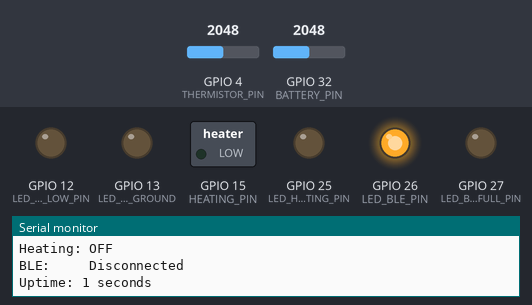
Simulated run of this program. Board: ESP32. Parts: switched loads named in the program (green lamp = pin HIGH), output pins drawn as LEDs (lit = HIGH), the last lines printed to the serial monitor. Inputs (shaded band) come from the test bench; at power-on: GPIO 4 (THERMISTOR_PIN) = 2048, GPIO 32 (BATTERY_PIN) = 2048 (analog values on the 0–4095 scale). Nothing arrives over Bluetooth unless stated; a phone connects over Bluetooth LE 3 s after start.

Above: at 1.2 s.
1.3 s: GPIO 4 (THERMISTOR_PIN) set to 1089
4.3 s: GPIO 4 (THERMISTOR_PIN) set to 995
At 6.1 s:
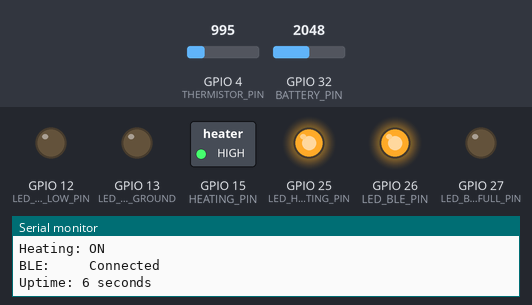
6.5 s: GPIO 4 (THERMISTOR_PIN) set to 536
9.5 s: GPIO 4 (THERMISTOR_PIN) set to 508
At 11.4 s:
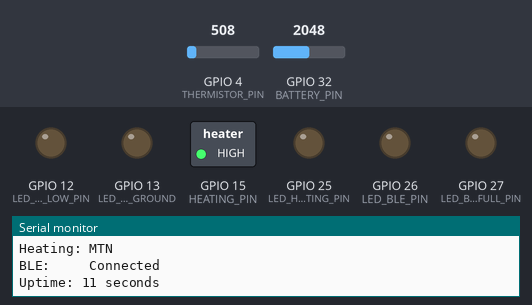
12.5 s: GPIO 4 (THERMISTOR_PIN) set to 216
At 14.2 s:
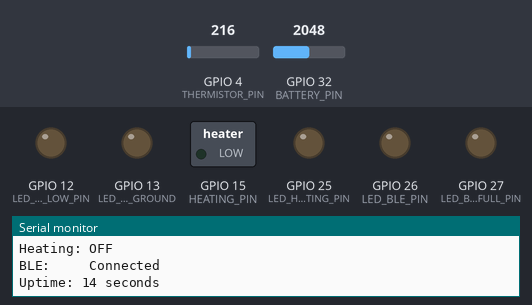
14.5 s: GPIO 4 (THERMISTOR_PIN) set to 0
At 16.1 s:
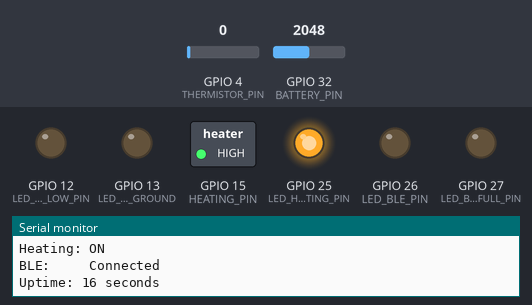
Timing chart, 0 to 17.5 s (numbered marks = the images above; inputs shaded):
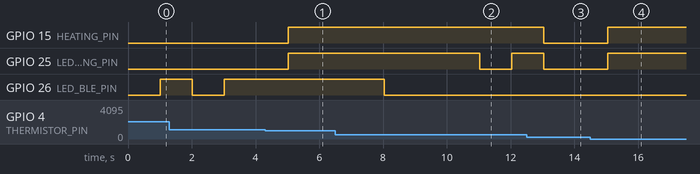

The program:

main.cpp
```cpp
#include <Arduino.h>
#include "components/BatteryManager.h"
#include "components/HeatingManager.h"
#include "components/PowerManager.h"
#include "utils/BLEUtils.h"
#include "components/Battery.h"
#include "components/Temperature.h"
class ServerCallbacks: public BLEServerCallbacks {
    void onDisconnect(BLEServer* pServer) {
        Serial.println("Client disconnected");
        pServer->getAdvertising()->start();
    }
};

// Declare global pointers to managers and components
BatteryManager *batteryManager;
HeatingManager *heatingManager;
PowerManager *powerManager;
Battery *battery;
Temperature *temperature;

// Hardware configuration
const double MAINTENANCE_THRESHOLD = 1.0; // ±1°C threshold for maintenance mode
const unsigned long UPDATE_INTERVAL = 1000;
const int HEATING_PIN = GPIO_NUM_15;

// ADC configuration
const int THERMISTOR_PIN = GPIO_NUM_4;  // ADC pin for thermistor
const int BATTERY_PIN = GPIO_NUM_32;    // ADC pin for battery voltage

// LED configuration
const int LED_BLE_PIN = GPIO_NUM_26;
const int LED_BATTERY_FULL_PIN = GPIO_NUM_27;
const int LED_BATTERY_LOW_PIN = GPIO_NUM_12;
const int LED_HEATING_PIN = GPIO_NUM_25;
const int LED_PIN_GROUND = GPIO_NUM_13;
unsigned long previousLEDMillis = 0;
const int LED_FLASH_INTERVAL = 500;
bool ledState = false;
unsigned long previousHeatingLEDMillis = 0; // Add timer for heating LED flashing
bool heatingLedState = false; // State for heating LED when flashing

// BLE connection tracking
const unsigned long BLE_CONNECTED_LED_DURATION = 5000;
unsigned long bleConnectedTime = 0;
bool wasDisconnected = true;

unsigned long previousMillis = 0;
unsigned long statusDisplayMillis = 0;
const unsigned long STATUS_DISPLAY_INTERVAL = 1000; // Update display every second

// Sensor parameters
const float BATTERY_VOLTAGE_MAX = 8.4;
const float BATTERY_VOLTAGE_MIN = 6.0;
const float BATTERY_VOLTAGE_DIVIDER = 3.921;

const float THERMISTOR_R_NOMINAL = 10000.0;
const float THERMISTOR_B_COEFFICIENT = 3950.0;
const float THERMISTOR_SERIES_RESISTOR = 50000.0;
const float REFERENCE_TEMP = 25.0;

void setup() {
  Serial.begin(115200);

  // ADC configuration
  analogReadResolution(12); // Set ADC resolution to 12 bits (0-4095)

  // Initialize Battery and Temperature components with direct GPIO pins
  battery = new Battery(BATTERY_PIN, BATTERY_VOLTAGE_DIVIDER,
                      BATTERY_VOLTAGE_MAX, BATTERY_VOLTAGE_MIN);

  // Create lambda function to get battery voltage
  auto getBatteryVoltage = []() -> float {
    return battery->readVoltage();
  };

  // Then create temperature component with the callback
  temperature = new Temperature(THERMISTOR_PIN,
                             THERMISTOR_R_NOMINAL, THERMISTOR_B_COEFFICIENT,
                             THERMISTOR_SERIES_RESISTOR, REFERENCE_TEMP);

  // Get initial readings
  float battVoltage = battery->readVoltage();
  int battPercent = battery->calculatePercentage();
  float temp = temperature->readTemperature();

  // Initialize BLE
  BLEDevice::init("BootsESP32");
  BLEServer *pServer = BLEDevice::createServer();
  pServer->setCallbacks(new ServerCallbacks());
  BLEService *pService = pServer->createService("12345678-90AB-CDEF-1234-567890ABCDEF");

  // Initialize managers with actual sensor values
  batteryManager = new BatteryManager(pService, pServer);
  heatingManager = new HeatingManager(pService, pServer);
  powerManager = new PowerManager(pService, pServer);

  batteryManager->setBatteryLevel(battPercent);
  batteryManager->setChargingStatus(false);
  batteryManager->setBatteryHealth(80);

  heatingManager->setHeatingStatus("OFF");
  heatingManager->setTemperature(temp);

  powerManager->setPowerStatus("ON");
  powerManager->setLastPoweredOn("2023-11-20T10:00:00Z");

  // Start BLE advertising
  pService->start();
  BLEAdvertising *pAdvertising = BLEDevice::getAdvertising();
  pAdvertising->addServiceUUID("12345678-90AB-CDEF-1234-567890ABCDEF");
  BLEDevice::startAdvertising();

  // Initialize pins
  pinMode(HEATING_PIN, OUTPUT);
  pinMode(LED_BLE_PIN, OUTPUT);
  pinMode(LED_BATTERY_LOW_PIN, OUTPUT);
  pinMode(LED_BATTERY_FULL_PIN, OUTPUT); // Initialize battery full LED
  pinMode(LED_HEATING_PIN, OUTPUT); // Initialize heating LED
  pinMode(LED_PIN_GROUND, OUTPUT);

  digitalWrite(HEATING_PIN, LOW);
  digitalWrite(LED_BLE_PIN, LOW);
  digitalWrite(LED_BATTERY_LOW_PIN, LOW);
  digitalWrite(LED_BATTERY_FULL_PIN, LOW); // Initialize battery full LED to off
  digitalWrite(LED_HEATING_PIN, LOW); // Initialize heating LED to off
  digitalWrite(LED_PIN_GROUND, LOW);

  Serial.println("System Initialized");
}

void loop() {
  unsigned long currentMillis = millis();

  // Periodic sensor reading and control updates
  if (currentMillis - previousMillis >= UPDATE_INTERVAL) {
    previousMillis = currentMillis;

    // Simplified LED control - only handle BLE LED flashing
    if (!heatingManager->getServer()->getConnectedCount()) {
      // No BLE connection - flash BLE LED
      if (currentMillis - previousLEDMillis >= LED_FLASH_INTERVAL) {
        previousLEDMillis = currentMillis;
        ledState = !ledState;
        digitalWrite(LED_BLE_PIN, ledState);
      }
      wasDisconnected = true;
    } else {
      // BLE connected - LED solid for 5 seconds, then off
      if (wasDisconnected) {
        bleConnectedTime = currentMillis;
        wasDisconnected = false;
      }

      digitalWrite(LED_BLE_PIN, (currentMillis - bleConnectedTime < BLE_CONNECTED_LED_DURATION) ? HIGH : LOW);
    }

    // Turn off other LEDs for now
    digitalWrite(LED_BATTERY_LOW_PIN, LOW);
    digitalWrite(LED_BATTERY_FULL_PIN, LOW);

    // Read sensor values
    float currentTemp = temperature->readTemperature();
    int batteryPercent = battery->calculatePercentage();
    float batteryVoltage = battery->readVoltage();

    // Update BLE characteristics
    batteryManager->setBatteryLevel(batteryPercent);
    heatingManager->setTemperature(round(currentTemp * 100.0) / 100.0);

    double targetTemp = heatingManager->getTargetTemperature();
    double tempDiff = abs(currentTemp - targetTemp);

    // Update heating status with LED control
    if (tempDiff <= MAINTENANCE_THRESHOLD) {
      heatingManager->setHeatingStatus("MTN");
      // Flash the heating LED in maintenance mode
      if (currentMillis - previousHeatingLEDMillis >= LED_FLASH_INTERVAL) {
        previousHeatingLEDMillis = currentMillis;
        heatingLedState = !heatingLedState;
        digitalWrite(LED_HEATING_PIN, heatingLedState);
      }
    } else if (currentTemp < targetTemp) {
      heatingManager->setHeatingStatus("ON");
      digitalWrite(HEATING_PIN, HIGH);
      digitalWrite(LED_HEATING_PIN, HIGH);
    } else {
      heatingManager->setHeatingStatus("OFF");
      digitalWrite(HEATING_PIN, LOW);
      digitalWrite(LED_HEATING_PIN, LOW);
    }

    // Log system status
    if (currentMillis - statusDisplayMillis >= STATUS_DISPLAY_INTERVAL) {
      statusDisplayMillis = currentMillis;

      // Clear screen and reset cursor position
      Serial.print("\033[2J\033[H");

      // System title
      Serial.println("SYSTEM STATUS");
      Serial.println("-------------");

      // Temperature section
      Serial.println("\nTEMPERATURE");
      Serial.println("Current: " + String(currentTemp, 1) + "°C / " + String((currentTemp * 9/5) + 32, 1) + "°F");
      Serial.println("Resistance: " + String(temperature->readResistance(), 2) + " Ohms");
      Serial.println("Target:  " + String(targetTemp, 1) + "°C / " + String((targetTemp * 9/5) + 32, 1) + "°F");
      Serial.println("Raw ADC: " + String(temperature->readRawValue()));

      // Battery section
      Serial.println("\nBATTERY");
      Serial.println("Level:   " + String(batteryPercent) + "% (" + String(batteryVoltage, 2) + "V)");
      Serial.println("Raw ADC: " + String(battery->readRawValue()));

      // System status section
      Serial.println("\nSYSTEM");
      Serial.println("Heating: " + heatingManager->getHeatingStatus());
      Serial.println("BLE:     " + String(heatingManager->getServer()->getConnectedCount() > 0 ? "Connected" : "Disconnected"));

      // Uptime
      Serial.println("\nUptime: " + String(millis() / 1000) + " seconds");
    }
  }

  delay(10);
}
```

Battery.cpp
```cpp
#include "Battery.h"
#include <Arduino.h>

Battery::Battery(int adcPin, float dividerRatio, float vMax, float vMin) {
  this->adcPin = adcPin;
  this->dividerRatio = dividerRatio;
  voltageMax = vMax;
  voltageMin = vMin;

  // Initialize buffer
  bufferIndex = 0;
  validReadings = 0;
  for (int i = 0; i < VOLTAGE_BUFFER_SIZE; i++) {
    voltageBuffer[i] = 0.0;
  }
}

int Battery::readRawValue() {
  return analogRead(adcPin);
}

float Battery::readVoltage() {
  int raw = readRawValue();

  // Convert raw ADC value to voltage and apply divider ratio
  // float currentVoltage = (raw / 4095.0 * 1.0263) * 3.3 * dividerRatio + .53;
  float currentVoltage = (raw / 4095.0) * 3.3 * dividerRatio + .55;

  // Update buffer with new reading
  voltageBuffer[bufferIndex] = currentVoltage;

  // Update buffer index and valid reading count
  bufferIndex = (bufferIndex + 1) % VOLTAGE_BUFFER_SIZE;
  if (validReadings < VOLTAGE_BUFFER_SIZE) {
    validReadings++;
  }

  // Return average voltage
  return calculateAverageVoltage();
}

float Battery::calculateAverageVoltage() {
  float sum = 0.0;
  int count = 0;

  // Sum all non-zero values in the buffer
  for (int i = 0; i < VOLTAGE_BUFFER_SIZE; i++) {
    if (voltageBuffer[i] > 0.0 && voltageBuffer[i] < 10.0) {
      sum += voltageBuffer[i];
      count++;
    }
  }

  // Return average, avoiding division by zero
  return (count > 0) ? (sum / count) : 0.0;
}

int Battery::calculatePercentage() {
  float voltage = readVoltage();
  int percentage = ((voltage - voltageMin) / (voltageMax - voltageMin)) * 100;
  return constrain(percentage, 0, 100);
}

bool Battery::isLow() {
  return calculatePercentage() < 30;
}

bool Battery::isDead() {
  return calculatePercentage() <= 0;
}
```

Battery.h
```cpp
#ifndef BATTERY_H
#define BATTERY_H

#define VOLTAGE_BUFFER_SIZE 10

class Battery {
private:
  int adcPin;
  float dividerRatio;
  float voltageMax;
  float voltageMin;

  // Buffer for voltage readings
  float voltageBuffer[VOLTAGE_BUFFER_SIZE];
  int bufferIndex;
  int validReadings;

  // Helper method to calculate average voltage from buffer
  float calculateAverageVoltage();

public:
  Battery(int adcPin, float dividerRatio, float vMax, float vMin);
  int readRawValue();
  float readVoltage();
  int calculatePercentage();
  bool isLow();
  bool isDead();
};

#endif
```

BatteryManager.cpp
```cpp
#include "BatteryManager.h"

BatteryManager::BatteryManager(BLEService *service, BLEServer *server) : pServer(server) {
  batteryCharacteristic = service->createCharacteristic(
      "1d61b289-e2f0-4af4-99e5-6de4370c8083",
      BLECharacteristic::PROPERTY_READ | BLECharacteristic::PROPERTY_NOTIFY);
}

void BatteryManager::updateBatteryData(const JsonObject &newData) {
  for (JsonPair pair : newData) {
    batteryDoc[pair.key()] = pair.value();
  }
  notifyCharacteristic();
}

void BatteryManager::setBatteryLevel(int level) {
  batteryDoc["batteryLevel"] = level;
  notifyCharacteristic();
}

void BatteryManager::setChargingStatus(bool status) {
  batteryDoc["chargingStatus"] = status;
  notifyCharacteristic();
}

void BatteryManager::setBatteryHealth(int health) {
  batteryDoc["batteryHealth"] = health;
  notifyCharacteristic();
}

int BatteryManager::getBatteryLevel() const {
    return batteryDoc["batteryLevel"] | 0;
}

void BatteryManager::notifyCharacteristic() {
  char jsonBuffer[256];
  serializeJson(batteryDoc, jsonBuffer);
  batteryCharacteristic->setValue(jsonBuffer);

  if (pServer->getConnectedCount() > 0) {
    batteryCharacteristic->notify();
  }
}
```

BatteryManager.h
```cpp
#ifndef BATTERY_MANAGER_H
#define BATTERY_MANAGER_H

#include <Arduino.h>
#include <BLEServer.h>
#include <BLECharacteristic.h>
#include <ArduinoJson.h>

class BatteryManager {
public:
  BatteryManager(BLEService *service, BLEServer *server);

  void updateBatteryData(const JsonObject &newData);

  // Helper methods for specific updates
  void setBatteryLevel(int level);
  void setChargingStatus(bool status);
  void setBatteryHealth(int health);
  int getBatteryLevel() const;

private:
  BLECharacteristic *batteryCharacteristic;
  BLEServer *pServer;
  StaticJsonDocument<256> batteryDoc;

  void notifyCharacteristic(); // Encapsulates notification logic
};

#endif // BATTERY_MANAGER_H
```

HeatingManager.cpp
```cpp
#include "HeatingManager.h"

HeatingManager::HeatingManager(BLEService* service, BLEServer* server)
  : pServer(server), targetTemperature(15) {

  heatingCharacteristic = service->createCharacteristic(
    "4664c97b-ecc4-40c3-81a2-4789f8ed5e1c",
    BLECharacteristic::PROPERTY_READ |
    BLECharacteristic::PROPERTY_WRITE |
    BLECharacteristic::PROPERTY_NOTIFY
  );

  heatingCharacteristic->setCallbacks(new HeatingCallbacks(this));
  heatingDoc["targetTemperature"] = targetTemperature;
  heatingDoc["temperature"] = 7;
  heatingDoc["heatingStatus"] = "OFF";
}

void HeatingManager::HeatingCallbacks::onWrite(BLECharacteristic* pCharacteristic) {
  std::string value = pCharacteristic->getValue();

  if (value.length() > 0) {
    StaticJsonDocument<200> doc;
    DeserializationError error = deserializeJson(doc, value);

    if (!error && doc.containsKey("targetTemperature")) {
      int newTemp = doc["targetTemperature"].as<int>();
      // Ensure temperature is within safe range
      if (newTemp >= 0 && newTemp <= 30) {
        manager->setTargetTemperature(newTemp);
      }
    }
  }
}

void HeatingManager::updateHeatingData(const JsonObject &newData) {
  for (JsonPair pair : newData) {
    heatingDoc[pair.key()] = pair.value();
  }
  notifyCharacteristic();
}

void HeatingManager::setTemperature(double temperature) {
  heatingDoc["temperature"] = temperature;
  notifyCharacteristic();
}

void HeatingManager::setHeatingStatus(const char *status) {
  heatingDoc["heatingStatus"] = status;
  notifyCharacteristic();
}

void HeatingManager::setTargetTemperature(double temperature) {
  targetTemperature = temperature;
  heatingDoc["targetTemperature"] = temperature;

  // Added heating control logic
  int currentTemp = heatingDoc["temperature"] | 25;
  if (currentTemp < targetTemperature) {
      setHeatingStatus("ON");
  } else {
      setHeatingStatus("OFF");
  }

  notifyCharacteristic();  // Send update back to app
}

double HeatingManager::getTargetTemperature() const {
  return targetTemperature;
}

void HeatingManager::notifyCharacteristic() {
  char jsonBuffer[256];
  serializeJson(heatingDoc, jsonBuffer);
  heatingCharacteristic->setValue(jsonBuffer);

  if (pServer->getConnectedCount() > 0) {
    heatingCharacteristic->notify();
  }
}

// Add this new method implementation
String HeatingManager::getHeatingStatus() const {
    return heatingDoc["heatingStatus"] | "OFF";
}
```

HeatingManager.h
```cpp
#ifndef HEATING_MANAGER_H
#define HEATING_MANAGER_H

#include <BLEServer.h>
#include <BLEService.h>
#include <ArduinoJson.h>

class HeatingManager {
private:
    BLECharacteristic* heatingCharacteristic;
    BLEServer* pServer;
    StaticJsonDocument<256> heatingDoc;
    double targetTemperature;  // Changed from int to double
    void notifyCharacteristic();

    class HeatingCallbacks : public BLECharacteristicCallbacks {
    private:
        HeatingManager* manager;
    public:
        HeatingCallbacks(HeatingManager* mgr) : manager(mgr) {}
        void onWrite(BLECharacteristic* pCharacteristic) override;
    };

public:
    HeatingManager(BLEService* service, BLEServer* server);
    void updateHeatingData(const JsonObject& newData);
    void setTemperature(double temperature);  // Changed from int to double
    void setHeatingStatus(const char* status);
    void setTargetTemperature(double temperature);  // Changed from int to double
    double getTargetTemperature() const;  // Changed from int to double
    String getHeatingStatus() const;
    BLEServer* getServer() { return pServer; }
};

#endif
```

PowerManager.cpp
```cpp
#include "PowerManager.h"

PowerManager::PowerManager(BLEService *service, BLEServer *server) : pServer(server) {
  powerCharacteristic = service->createCharacteristic(
      "923202f1-68ce-42c8-bf28-df8a38f37d86",
      BLECharacteristic::PROPERTY_READ | BLECharacteristic::PROPERTY_WRITE | BLECharacteristic::PROPERTY_NOTIFY);
}

void PowerManager::updatePowerData(const JsonObject &newData) {
  for (JsonPair pair : newData) {
    powerDoc[pair.key()] = pair.value();
  }
  notifyCharacteristic();
}

void PowerManager::setPowerStatus(const char *status) {
  powerDoc["powerStatus"] = status;
  notifyCharacteristic();
}

void PowerManager::setLastPoweredOn(const char *timestamp) {
  powerDoc["lastPoweredOn"] = timestamp;
  notifyCharacteristic();
}

void PowerManager::notifyCharacteristic() {
  char jsonBuffer[256];
  serializeJson(powerDoc, jsonBuffer);
  powerCharacteristic->setValue(jsonBuffer);

  if (pServer->getConnectedCount() > 0) {
    powerCharacteristic->notify();
  }
}
```

PowerManager.h
```cpp
#ifndef POWER_MANAGER_H
#define POWER_MANAGER_H

#include <Arduino.h>
#include <BLEServer.h>
#include <BLECharacteristic.h>
#include <ArduinoJson.h>

class PowerManager {
public:
  PowerManager(BLEService *service, BLEServer *server);

  void updatePowerData(const JsonObject &newData);

  // Helper methods for specific updates
  void setPowerStatus(const char *status);
  void setLastPoweredOn(const char *timestamp);

private:
  BLECharacteristic *powerCharacteristic;
  BLEServer *pServer;
  StaticJsonDocument<256> powerDoc;

  void notifyCharacteristic(); // Encapsulates notification logic
};

#endif // POWER_MANAGER_H
```

Temperature.h
```cpp
#ifndef TEMPERATURE_H
#define TEMPERATURE_H

// Define a function pointer type for battery voltage callback
typedef float (*BatteryVoltageCallback)();

class Temperature {
private:
  int adcPin;
  float rNominal;
  float bCoefficient;
  float seriesResistor;
  float referenceTemp;

public:
  Temperature(int adcPin, float nominal, float beta, float series, float refTemp);
  int readRawValue();
  float readVoltage();
  float readResistance();
  float readTemperature();
};

#endif
```

Source omitted: Temperature.cpp (1177 bytes), Thermistor.cpp (508 bytes), Thermistor.h (769 bytes)

Measured:
- the behaviour switches between 1024 and 1023 on GPIO 4 (THERMISTOR_PIN) (found by bisection; images 0 and 1)
- the behaviour switches between 509 and 508 on GPIO 4 (THERMISTOR_PIN) (found by bisection; images 1 and 2)
- after the input at 4.3 s, GPIO 15 (HEATING_PIN), GPIO 25 (LED_HEATING_PIN): LOW → HIGH after 0.72 s
- after the input at 9.5 s, GPIO 25 (LED_HEATING_PIN): HIGH → LOW after 1.5 s, → HIGH 1.0 s later
- after the input at 12.5 s, GPIO 15 (HEATING_PIN): HIGH → LOW after 0.55 s; GPIO 25 (LED_HEATING_PIN): goes on until 13.0 s, then stays LOW
- after the input at 14.5 s, GPIO 15 (HEATING_PIN), GPIO 25 (LED_HEATING_PIN): LOW → HIGH after 0.55 s
